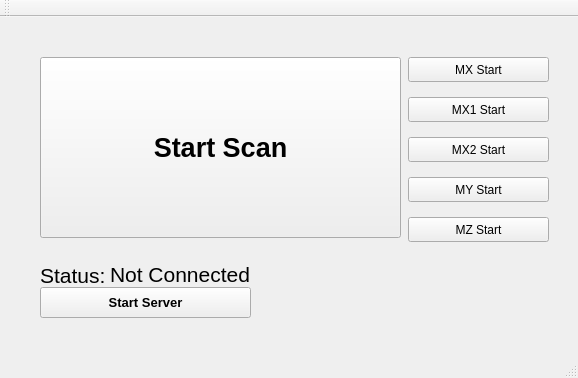
<?xml version="1.0" encoding="UTF-8"?>
<ui version="4.0">
 <class>MainWindow</class>
 <widget class="QMainWindow" name="MainWindow">
  <property name="geometry">
   <rect>
    <x>0</x>
    <y>0</y>
    <width>578</width>
    <height>378</height>
   </rect>
  </property>
  <property name="sizePolicy">
   <sizepolicy hsizetype="Fixed" vsizetype="Fixed">
    <horstretch>0</horstretch>
    <verstretch>0</verstretch>
   </sizepolicy>
  </property>
  <property name="minimumSize">
   <size>
    <width>578</width>
    <height>378</height>
   </size>
  </property>
  <property name="maximumSize">
   <size>
    <width>578</width>
    <height>378</height>
   </size>
  </property>
  <property name="windowTitle">
   <string>CanTouchThis</string>
  </property>
  <widget class="QWidget" name="centralWidget">
   <widget class="QPushButton" name="pushButton">
    <property name="geometry">
     <rect>
      <x>40</x>
      <y>40</y>
      <width>361</width>
      <height>181</height>
     </rect>
    </property>
    <property name="font">
     <font>
      <pointsize>20</pointsize>
      <weight>75</weight>
      <bold>true</bold>
     </font>
    </property>
    <property name="text">
     <string>Start Scan</string>
    </property>
   </widget>
   <widget class="QPushButton" name="pushButton_2">
    <property name="enabled">
     <bool>true</bool>
    </property>
    <property name="geometry">
     <rect>
      <x>408</x>
      <y>80</y>
      <width>141</width>
      <height>25</height>
     </rect>
    </property>
    <property name="text">
     <string>MX1 Start</string>
    </property>
   </widget>
   <widget class="QPushButton" name="pushButton_3">
    <property name="enabled">
     <bool>true</bool>
    </property>
    <property name="geometry">
     <rect>
      <x>408</x>
      <y>120</y>
      <width>141</width>
      <height>25</height>
     </rect>
    </property>
    <property name="text">
     <string>MX2 Start</string>
    </property>
   </widget>
   <widget class="QPushButton" name="pushButton_4">
    <property name="enabled">
     <bool>true</bool>
    </property>
    <property name="geometry">
     <rect>
      <x>408</x>
      <y>160</y>
      <width>141</width>
      <height>25</height>
     </rect>
    </property>
    <property name="text">
     <string>MY Start</string>
    </property>
   </widget>
   <widget class="QPushButton" name="pushButton_5">
    <property name="enabled">
     <bool>true</bool>
    </property>
    <property name="geometry">
     <rect>
      <x>408</x>
      <y>200</y>
      <width>141</width>
      <height>25</height>
     </rect>
    </property>
    <property name="text">
     <string>MZ Start</string>
    </property>
   </widget>
   <widget class="QLabel" name="label">
    <property name="geometry">
     <rect>
      <x>40</x>
      <y>250</y>
      <width>67</width>
      <height>17</height>
     </rect>
    </property>
    <property name="font">
     <font>
      <pointsize>16</pointsize>
     </font>
    </property>
    <property name="text">
     <string>Status:</string>
    </property>
   </widget>
   <widget class="QPushButton" name="pushButton_6">
    <property name="enabled">
     <bool>true</bool>
    </property>
    <property name="geometry">
     <rect>
      <x>408</x>
      <y>40</y>
      <width>141</width>
      <height>25</height>
     </rect>
    </property>
    <property name="text">
     <string>MX Start</string>
    </property>
   </widget>
   <widget class="QPushButton" name="pushButton_7">
    <property name="geometry">
     <rect>
      <x>40</x>
      <y>270</y>
      <width>211</width>
      <height>31</height>
     </rect>
    </property>
    <property name="font">
     <font>
      <pointsize>10</pointsize>
      <weight>75</weight>
      <bold>true</bold>
     </font>
    </property>
    <property name="text">
     <string>Start Server</string>
    </property>
   </widget>
   <widget class="QLabel" name="label_2">
    <property name="geometry">
     <rect>
      <x>110</x>
      <y>242</y>
      <width>141</width>
      <height>31</height>
     </rect>
    </property>
    <property name="font">
     <font>
      <pointsize>16</pointsize>
     </font>
    </property>
    <property name="text">
     <string>Not Connected</string>
    </property>
   </widget>
  </widget>
  <widget class="QMenuBar" name="menuBar">
   <property name="geometry">
    <rect>
     <x>0</x>
     <y>0</y>
     <width>578</width>
     <height>21</height>
    </rect>
   </property>
  </widget>
  <widget class="QToolBar" name="mainToolBar">
   <attribute name="toolBarArea">
    <enum>TopToolBarArea</enum>
   </attribute>
   <attribute name="toolBarBreak">
    <bool>false</bool>
   </attribute>
  </widget>
  <widget class="QStatusBar" name="statusBar"/>
 </widget>
 <layoutdefault spacing="6" margin="11"/>
 <resources/>
 <connections/>
</ui>
